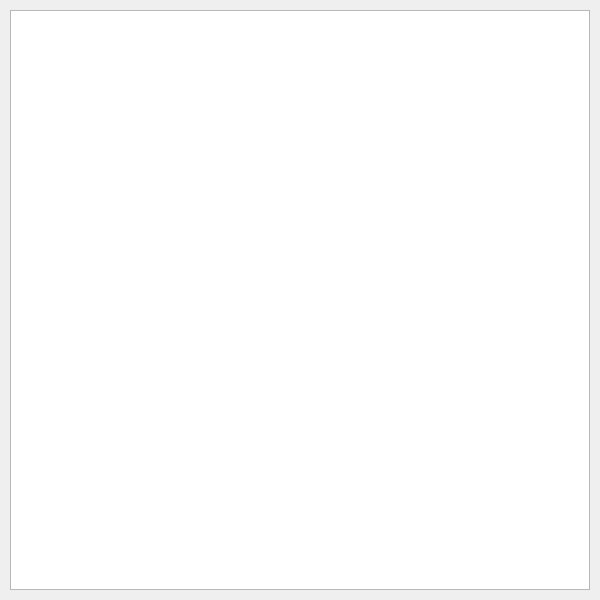
<?xml version="1.0" encoding="UTF-8"?>
<ui version="4.0">
 <class>w_logsWindow</class>
 <widget class="QMainWindow" name="w_logsWindow">
  <property name="geometry">
   <rect>
    <x>0</x>
    <y>0</y>
    <width>600</width>
    <height>600</height>
   </rect>
  </property>
  <property name="minimumSize">
   <size>
    <width>600</width>
    <height>600</height>
   </size>
  </property>
  <property name="maximumSize">
   <size>
    <width>600</width>
    <height>600</height>
   </size>
  </property>
  <property name="windowTitle">
   <string>Logs</string>
  </property>
  <widget class="QWidget" name="centralwidget">
   <widget class="QTextBrowser" name="logsTextBrowser">
    <property name="geometry">
     <rect>
      <x>10</x>
      <y>10</y>
      <width>580</width>
      <height>580</height>
     </rect>
    </property>
   </widget>
  </widget>
 </widget>
 <resources/>
 <connections/>
</ui>
